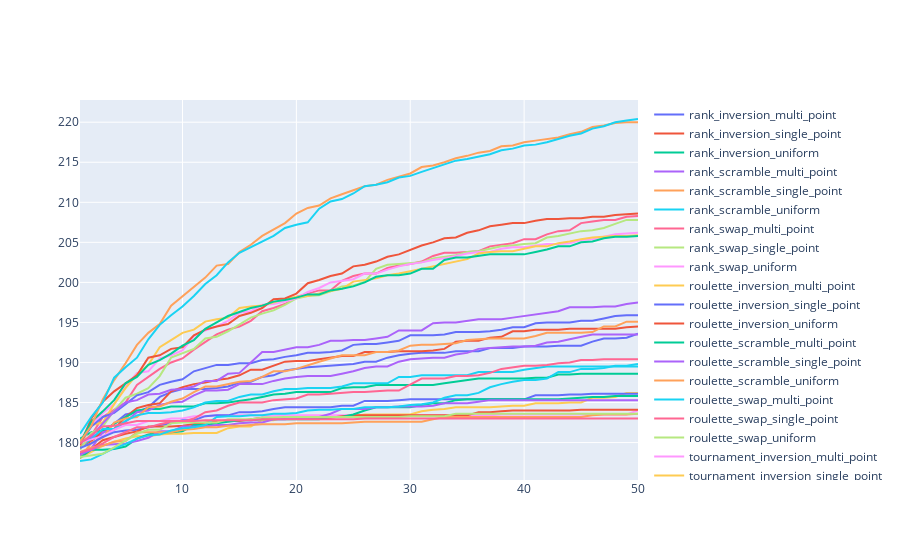

The cell this chart's notebook holds for it:
### Code cell
# Create traces
fig = go.Figure()

for idx in range(len(list_name_columns)):
    fig.add_trace(go.Scatter(x=df.index, y=df.iloc[:,idx],
                        mode='lines',
                        name=list_name_columns[idx]))


fig.show()
